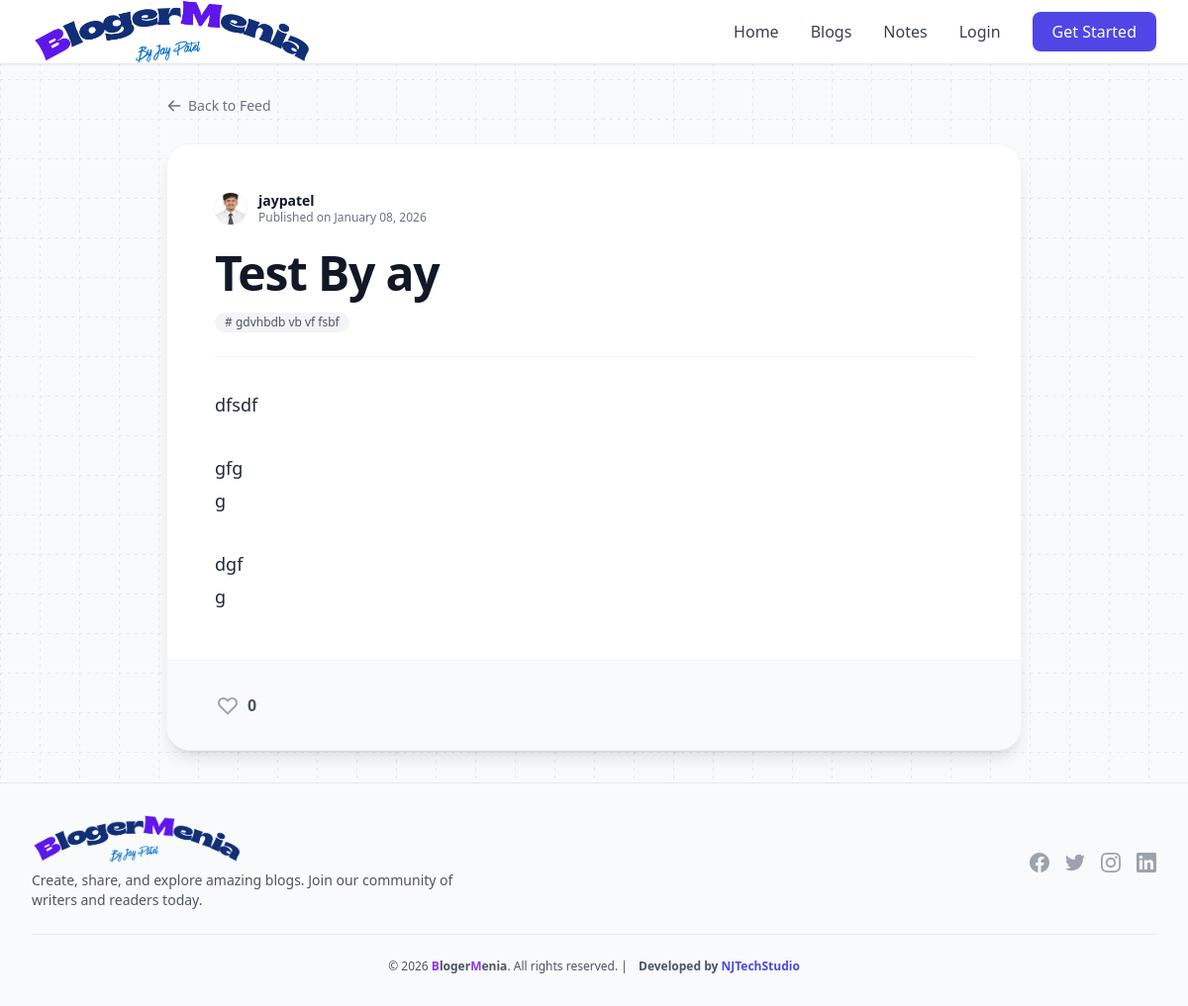
Page /notes/2/ on the committed database.
### notes/models.py (models this page shows, shortened)
class Note(models.Model):
    user = models.ForeignKey(settings.AUTH_USER_MODEL, on_delete=models.CASCADE, related_name='notes')
    title = models.CharField(max_length=200)
    content = models.TextField()
    tags = models.CharField(max_length=500, blank=True, help_text="Comma-separated tags")
    likes = models.ManyToManyField(settings.AUTH_USER_MODEL, related_name='liked_notes', blank=True)
    is_public = models.BooleanField(default=True)
    created_at = models.DateTimeField(auto_now_add=True)
    updated_at = models.DateTimeField(auto_now=True)
    @property
    def total_likes(self):
        return self.likes.count()
    def get_tags_list(self):
        if not self.tags:
            return []
        return [tag.strip() for tag in self.tags.split(',') if tag.strip()]

### blogs/models.py (models this page shows, shortened)
class User(AbstractUser):
    profile_image = models.ImageField(upload_to='profile_images/', null=True, blank=True)
    headline = models.CharField(max_length=255, null=True, blank=True, help_text="A short professional headline")
    bio = models.TextField(null=True, blank=True, help_text="Bio or about section")
    def get_display_name(self):
        if self.first_name or self.last_name:
            return f"{self.first_name} {self.last_name}".strip()
        return self.username or self.email.split('@')[0]
    class Meta:
        verbose_name = "User"
        verbose_name_plural = "Users"

### notes/views.py (the view)
# urls.py: path('<int:pk>/', views.NoteDetailView.as_view(), name='note_detail'),
class NoteDetailView(DetailView):
    model = Note
    template_name = 'notes/note_detail.html'
    context_object_name = 'note'

### notes/templates/notes/note_detail.html (shortened to what this page needs)
{% extends 'base.html' %}
{% block extra_head %}
<link href="https://cdn.quilljs.com/1.3.6/quill.snow.css" rel="stylesheet">
{% endblock %}
{% block content %}
<div class="container mx-auto px-4 py-8 max-w-4xl">
    <div class="mb-6">
        <a href="{% url 'note_feed' %}"
            class="inline-flex items-center text-sm text-gray-500 hover:text-indigo-600 transition-colors font-medium">
            <svg xmlns="http://www.w3.org/2000/svg" class="h-4 w-4 mr-1.5" viewBox="0 0 20 20" fill="currentColor">
                <path fill-rule="evenodd"
                    d="M9.707 16.707a1 1 0 01-1.414 0l-6-6a1 1 0 010-1.414l6-6a1 1 0 011.414 1.414L5.414 9H17a1 1 0 110 2H5.414l4.293 4.293a1 1 0 010 1.414z"
                    clip-rule="evenodd" />
            </svg>
            Back to Feed
        </a>
    </div>
    <article class="bg-white rounded-3xl shadow-lg border border-gray-100 overflow-hidden">
        <div class="p-8 md:p-12">
            <header class="mb-8 border-b border-gray-100 pb-6">
                <div class="flex items-center gap-3 mb-6 sticky top-0">
                    {% if note.user.profile_image %}
                    <img src="{{ note.user.profile_image.url }}" alt="{{ note.user.username }}"
                        class="h-8 w-8 rounded-full object-cover ring-1 ring-gray-100">
                    {% else %}
                    <div
                        class="h-8 w-8 rounded-full bg-indigo-100 flex items-center justify-center text-indigo-600 font-bold text-xs ring-1 ring-gray-100">
                        {{ note.user.username|make_list|first|upper }}
                    </div>
                    {% endif %}
                    <div class="flex flex-col">
                        <span class="text-sm font-semibold text-gray-900 leading-tight">
                            {{ note.user.get_display_name|default:note.user.username }}
                        </span>
                        <span class="text-xs text-gray-500">
                            Published on {{ note.created_at|date:"F d, Y" }}
                        </span>
                    </div>
                </div>
                <h1 class="text-3xl md:text-5xl font-extrabold text-gray-900 tracking-tight leading-tight mb-4">
                    {{ note.title }}
                </h1>
                <div class="flex flex-wrap items-center gap-2">
                    {% if note.tags %}
                    {% for tag in note.get_tags_list %}
                    <span
                        class="inline-flex items-center px-2.5 py-0.5 rounded-full text-xs font-medium bg-gray-100 text-gray-600">
                        # {{ tag }}
                    </span>
                    {% endfor %}
                    {% endif %}
                </div>
            </header>
            <div class="prose prose-lg prose-indigo max-w-none text-gray-800 ql-editor min-h-[200px]">
                {{ note.content|safe }}
            </div>
        </div>
        <div class="bg-gray-50 px-8 py-6 border-t border-gray-100 flex items-center justify-between">
            {% if user.is_authenticated %}
            <form action="{% url 'like_note' pk=note.pk %}" method="POST">
                {% csrf_token %}
                <button type="submit"
                    class="flex items-center gap-2 px-4 py-2 rounded-lg hover:bg-white hover:shadow-sm transition-all group border border-transparent hover:border-gray-200">
                    <svg xmlns="http://www.w3.org/2000/svg"
                        class="h-6 w-6 {% if request.user in note.likes.all %}text-pink-600 fill-current{% else %}text-gray-400 group-hover:text-pink-500 group-hover:scale-110 transition-transform{% endif %}"
                        fill="none" viewBox="0 0 24 24" stroke="currentColor">
                        <path stroke-linecap="round" stroke-linejoin="round" stroke-width="2"
                            d="M4.318 6.318a4.5 4.5 0 000 6.364L12 20.364l7.682-7.682a4.5 4.5 0 00-6.364-6.364L12 7.636l-1.318-1.318a4.5 4.5 0 00-6.364 0z" />
                    </svg>
                    <span
                        class="font-semibold {% if request.user in note.likes.all %}text-pink-600{% else %}text-gray-600{% endif %}">
                        {{ note.total_likes }}
                    </span>
                </button>
            </form>
            {% else %}
            <a href="{% url 'account_login' %}?next={{ request.path }}"
                class="flex items-center gap-2 px-4 py-2 rounded-lg hover:bg-white hover:shadow-sm transition-all group border border-transparent hover:border-gray-200">
                <span class="font-semibold text-gray-600">
                    {{ note.total_likes }}
                </span>
            </a>
            {% endif %}
        </div>
    </article>
</div>
{% endblock %}

### templates/base.html (style rules this page uses)
body { position: relative; }
body::before { content: ''; position: fixed; top: 0; left: 0; right: 0; bottom: 0; z-index: 0; pointer-events: none; background-image: linear-gradient(to right, #e7e5e4 1px, transparent 1px), linear-gradient(to bottom, #e7e5e4 1px, transparent 1px); background-size: 20px 20px; background-position: 0 0, 0 0; -webkit-mask-image: repeating-linear-gradient( to right, black 0px, black 3px, transparent 3px, transparent 8px ), repeating-linear-gradient( to bottom, black 0px, black 3px, transparent 3px, transparent 8px ); mask-image: repeating-linear-gradient( to right, black 0px, black 3px, transparent 3px, transparent 8px ), repeating-linear-gradient( to bottom, black 0px, black 3px, transparent 3px, transparent 8px ); -webkit-mask-composite: source-in; mask-composite: intersect; }

### notes/templates/notes/note_detail.html (style rules this page uses)
.ql-editor { font-size: 1.125rem; font-family: inherit; padding: 0; overflow-y: visible; line-height: 1.8; }

### rows in the picture
Note: user.profile_image (picture), user.get_display_name "jaypatel", created_at "January 08, 2026", title "Test By ay", get_tags_list "gdvhbdb vb vf fsbf", content "dfsdf gfg g dgf g", total_likes "0"
